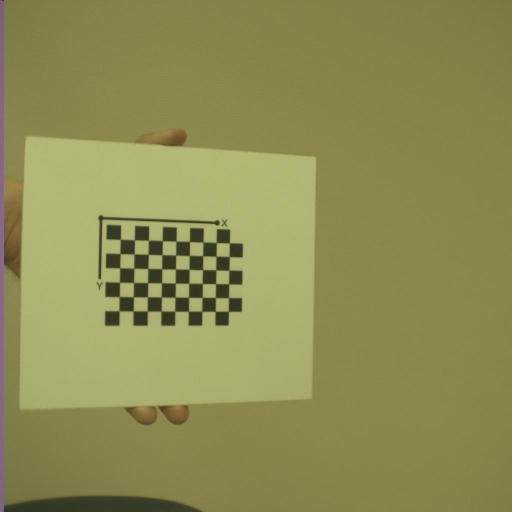
#> input picture CalibrationPictures/Calibratie 1/calibrationLeft/Calibratie 1_L_1.jpg, 1024 x 1024 px (shown at 1/2 size); its folder holds 4 pictures in this run
$ python StereoCalib_ImageRectification.py   (older library calls are emulated)
#> lines starting #> are read from the running program, lines starting #| are printed output that depends on the picture; pictures that were not available may be replaced by others from this repository, and a replacement may not be noted
import cv2
import numpy as np
import glob
import open3d as o3d


CHECKERBOARD = (9, 6)
SQUARE_SIZE = 0.01  # Square size in meters (10 mm)

image_shape = None

images_left = sorted(glob.glob('CalibrationPictures/Calibratie 1/calibrationLeft/*.jpg'))
images_middle = sorted(glob.glob('CalibrationPictures/Calibratie 1/calibrationMiddle/*.jpg'))
images_right = sorted(glob.glob('CalibrationPictures/Calibratie 1/calibrationRight/*.jpg'))

# Criteria for termination of the iterative algorithm. Either after 30 iterations or if the change in result is smaller than 0.001 (required accuracy epsilon)
criteria = (cv2.TERM_CRITERIA_EPS + cv2.TERM_CRITERIA_MAX_ITER, 30, 0.001)

# 3D points in real world space (the chessboard corners in a 3D space)
objp = np.zeros((CHECKERBOARD[0] * CHECKERBOARD[1], 3), np.float32)
objp[:, :2] = np.mgrid[0:CHECKERBOARD[0], 0:CHECKERBOARD[1]].T.reshape(-1, 2) * SQUARE_SIZE  # Scale by square size

objpoints = []
imgpoints_left = []
imgpoints_middle = []
imgpoints_right = []

for img_left, img_middle, img_right in zip(images_left, images_middle, images_right):
    left_img = cv2.imread(img_left)
#> left_img is the input picture: shape (1024, 1024, 3); mean B, G, R 84.9, 140.6, 142.9
    middle_img = cv2.imread(img_middle)
    right_img = cv2.imread(img_right)

    gray_left = cv2.cvtColor(left_img, cv2.COLOR_BGR2GRAY)
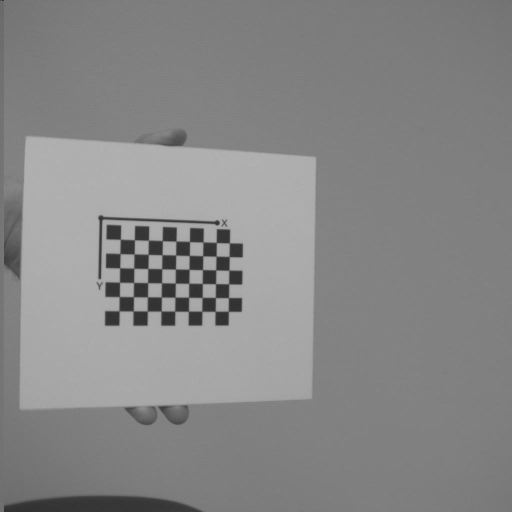
#> gray_left: shape (1024, 1024) (shown at 1/2 size); min 14, max 180, mean 134.9
    gray_middle = cv2.cvtColor(middle_img, cv2.COLOR_BGR2GRAY)
    gray_right = cv2.cvtColor(right_img, cv2.COLOR_BGR2GRAY)

    if image_shape is None:
        image_shape = gray_left.shape[::-1]  # Capture only once, assumed all images are the same size
#> image_shape = (1024, 1024)

    # Find the chessboard corners in each image
    ret_left, corners_left = cv2.findChessboardCorners(gray_left, CHECKERBOARD, None)
#> ret_left = True; corners_left = 54 rows, first 8: [240.8, 478.9], [269, 479.9], [297.3, 480.4], [325.1, 481.7], [352.3, 482.3], [379.4, 483.5], [406.5, 484.2], [432.8, 485.4]
    ret_middle, corners_middle = cv2.findChessboardCorners(gray_middle, CHECKERBOARD, None)
#> ret_middle = True; corners_middle has the same summary as corners_left
    ret_right, corners_right = cv2.findChessboardCorners(gray_right, CHECKERBOARD, None)
#> ret_right = True; corners_right has the same summary as corners_left

    if ret_left and ret_middle and ret_right:
        objpoints.append(objp)

        # Refine the corner positions
        corners_left = cv2.cornerSubPix(gray_left, corners_left, (11, 11), (-1, -1), criteria)
#> corners_left = 54 rows, first 8: [241, 479], [269.1, 480.1], [297.3, 480.7], [325, 481.8], [352.4, 482.6], [379.4, 483.5], [406.5, 484.4], [433, 485.4]
        imgpoints_left.append(corners_left)
        corners_middle = cv2.cornerSubPix(gray_middle, corners_middle, (11, 11), (-1, -1), criteria)
#> corners_middle has the same summary as corners_left
        imgpoints_middle.append(corners_middle)
        corners_right = cv2.cornerSubPix(gray_right, corners_right, (11, 11), (-1, -1), criteria)
#> corners_right has the same summary as corners_left
        imgpoints_right.append(corners_right)

cv2.destroyAllWindows()

# Perform camera calibration for each camera
print("Calibrating Left Camera...")
ret_left, mtx_left, dist_left, rvecs_left, tvecs_left = cv2.calibrateCamera(objpoints, imgpoints_left, image_shape, None, None)
#> ret_left = 0.0885; mtx_left = [[3040.2, 0, 517.5], [0, 2563.8, 585.4], [0, 0, 1]]; dist_left = [[-1.52, 25.87, -0.00323, -0.0111, 0.528]]; rvecs_left = ([0.00303, -0.655, 0.013],); tvecs_left = ([-0.0814, -0.0371, 0.886],)
print("Calibrating Middle Camera...")
ret_middle, mtx_middle, dist_middle, rvecs_middle, tvecs_middle = cv2.calibrateCamera(objpoints, imgpoints_middle, image_shape, None, None)
#> ret_middle = 0.0885; mtx_middle has the same summary as mtx_left; dist_middle = [[-1.52, 25.87, -0.00323, -0.0111, 0.528]]; rvecs_middle = ([0.00303, -0.655, 0.013],); tvecs_middle = ([-0.0814, -0.0371, 0.886],)
print("Calibrating Right Camera...")
ret_right, mtx_right, dist_right, rvecs_right, tvecs_right = cv2.calibrateCamera(objpoints, imgpoints_right, image_shape, None, None)
#> ret_right = 0.0885; mtx_right has the same summary as mtx_left; dist_right = [[-1.52, 25.87, -0.00323, -0.0111, 0.528]]; rvecs_right = ([0.00303, -0.655, 0.013],); tvecs_right = ([-0.0814, -0.0371, 0.886],)

# Stereo Calibration for each pair
flags = cv2.CALIB_FIX_INTRINSIC

# Stereo Calibration between Left and Middle
print("Stereo Calibration between Left and Middle Cameras...")
ret_left_middle, _, _, _, _, R_left_middle, T_left_middle, E_left_middle, F_left_middle = cv2.stereoCalibrate(
    objpoints, imgpoints_left, imgpoints_middle, mtx_left, dist_left, mtx_middle, dist_middle, image_shape, flags=flags)
#> ret_left_middle = 0.0885; R_left_middle = [[1, 7.94e-14, 3.72e-14], [-7.94e-14, 1, 6.97e-15], [-3.72e-14, -6.97e-15, 1]]; T_left_middle = [-4.83e-14, -1.37e-14, 2.39e-13]; E_left_middle = [[1.95e-26, -2.39e-13, -1.37e-14], [2.39e-13, 1.86e-26, 4.83e-14], [1.37e-14, -4.83e-14, 1.74e-28]]; F_left_middle = [[-2.1e-06, 30514121.6, -1.34e+10], [-30514121.6, -2.82e-06, -2.93e+09], [1.34e+10, 2.93e+09, 1]]

# Stereo Calibration between Middle and Right
print("Stereo Calibration between Middle and Right Cameras...")
ret_middle_right, _, _, _, _, R_middle_right, T_middle_right, E_middle_right, F_middle_right = cv2.stereoCalibrate(
    objpoints, imgpoints_middle, imgpoints_right, mtx_middle, dist_middle, mtx_right, dist_right, image_shape, flags=flags)
#> ret_middle_right = 0.0885; R_middle_right has the same summary as R_left_middle; T_middle_right = [-4.83e-14, -1.37e-14, 2.39e-13]; E_middle_right has the same summary as E_left_middle; F_middle_right has the same summary as F_left_middle

# Stereo Calibration between Left and Right
print("Stereo Calibration between Left and Right Cameras...")
ret_left_right, _, _, _, _, R_left_right, T_left_right, E_left_right, F_left_right = cv2.stereoCalibrate(
    objpoints, imgpoints_left, imgpoints_right, mtx_left, dist_left, mtx_right, dist_right, image_shape, flags=flags)
#> ret_left_right = 0.0885; R_left_right has the same summary as R_left_middle; T_left_right = [-4.83e-14, -1.37e-14, 2.39e-13]; E_left_right has the same summary as E_left_middle; F_left_right has the same summary as F_left_middle

# Calculate the baseline between Left and Middle (magnitude of translation vector T_left_middle)
baseline_left_middle = np.linalg.norm(T_left_middle)
#> baseline_left_middle = 2.44e-13
print(f"Baseline (distance between Left and Middle): {baseline_left_middle} meters")
#| Baseline (distance between Left and Middle): 2.4424179423184154e-13 meters

# Calculate the baseline between Middle and Right (magnitude of translation vector T_middle_right)
baseline_middle_right = np.linalg.norm(T_middle_right)
#> baseline_middle_right = 2.44e-13
print(f"Baseline (distance between Middle and Right): {baseline_middle_right} meters")
#| Baseline (distance between Middle and Right): 2.4424179423184154e-13 meters


# Rectify the stereo images (first left and middle)
# Load the pair of stereo images
img_left = cv2.imread('SubjectPictures/subject1/subject1Left/subject1_Left_1.jpg')
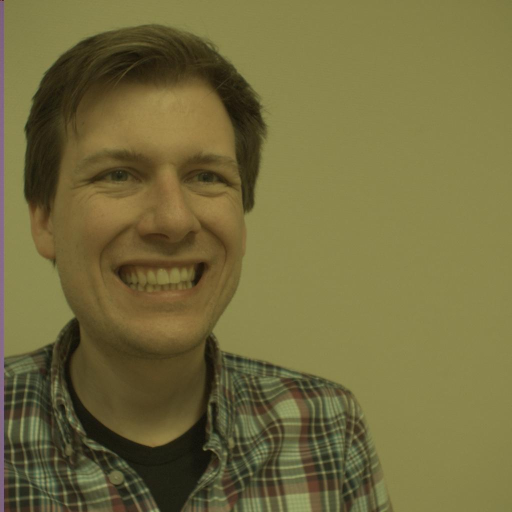
#> input picture SubjectPictures/subject1/subject1Left/subject1_Left_1.jpg, 1024 x 1024 px (shown at 1/2 size)
#> img_left is the input picture: shape (1024, 1024, 3); mean B, G, R 62.1, 107.6, 115.2
img_right = cv2.imread('SubjectPictures/subject1/subject1Middle/subject1_Middle_1.jpg')
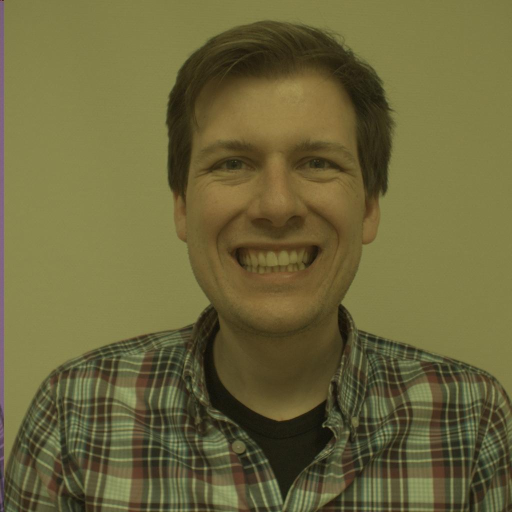
#> input picture SubjectPictures/subject1/subject1Middle/subject1_Middle_1.jpg, 1024 x 1024 px (shown at 1/2 size)
#> img_right is the input picture: shape (1024, 1024, 3); mean B, G, R 59.5, 102, 107.9


# Get the image size (assuming both images are the same size)
image_shape = img_left.shape[:2][::-1]  # (width, height)

# Step 1: Stereo Rectification
# Compute the rectification transforms
R1, R2, P1, P2, Q, validPixROI1, validPixROI2 = cv2.stereoRectify(
    mtx_left, dist_left, mtx_right, dist_right, image_shape, R_left_middle, T_left_middle, flags=cv2.CALIB_ZERO_DISPARITY, alpha=-0.5
)
#> R1 = [[0.198, 0.0561, -0.979], [-0.0561, 0.997, 0.0458], [0.979, 0.0458, 0.2]]; R2 has the same summary as R1; P1 = [[2563.8, 0, 40788.3, 0], [0, 2563.8, 552.7, 0], [0, 0, 1, 0]]; P2 = [[2563.8, 0, 40788.3, -6.26e-10], [0, 2563.8, 552.7, 0], [0, 0, 1, 0]]; Q = [[1, 0, 0, -40788.3], [0, 1, 0, -552.7], [0, 0, 0, 2563.8], [0, 0, 4.09e+12, 0]]; validPixROI1 = (0, 0, 1024, 1024); validPixROI2 = (0, 0, 1024, 1024)

# Step 2: Compute Rectification Maps
# Compute the rectification maps for each camera
map1_left, map2_left = cv2.initUndistortRectifyMap(mtx_left, dist_left, R1, P1, image_shape, cv2.CV_16SC2)
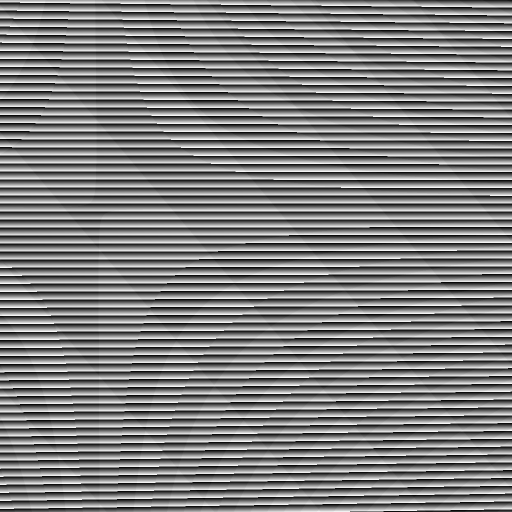
#> map2_left: shape (1024, 1024) uint16 (shown at 1/2 size); min 0, max 1023, mean 511.7; drawn with min black and max white
map1_right, map2_right = cv2.initUndistortRectifyMap(mtx_right, dist_right, R2, P2, image_shape, cv2.CV_16SC2)

# Step 3: Apply Rectification Maps
# Remap the images to their rectified versions
rectified_left = cv2.remap(img_left, map1_left, map2_left, cv2.INTER_LINEAR)
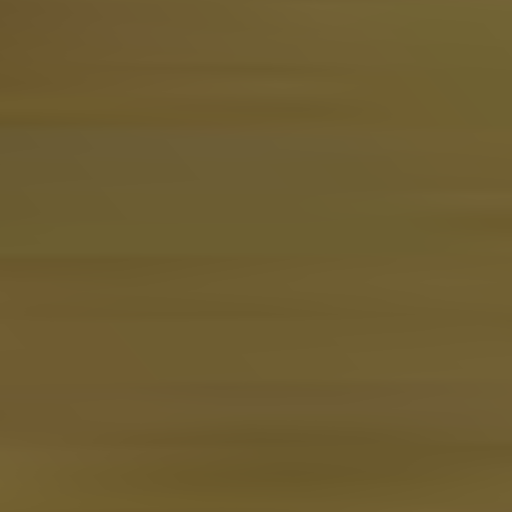
#> rectified_left: shape (1024, 1024, 3) (shown at 1/2 size); mean B, G, R 48.9, 92.5, 109.4
rectified_middle = cv2.remap(img_right, map1_right, map2_right, cv2.INTER_LINEAR)
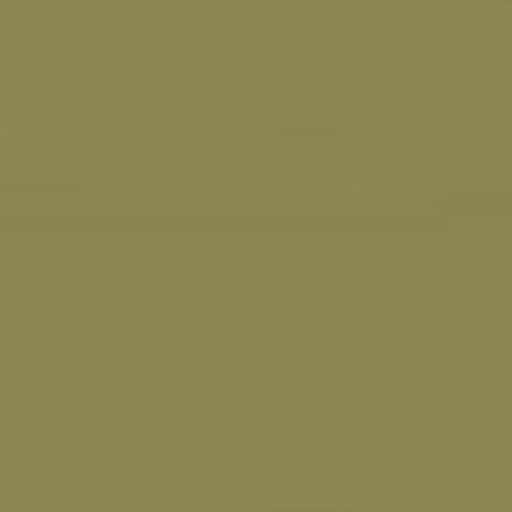
#> rectified_middle: shape (1024, 1024, 3) (shown at 1/2 size); mean B, G, R 78.9, 135.9, 137.9

# Step 4: Display the Rectified Images
# Display them side by side to see if the rows are aligned
cv2.imshow('Rectified Left', rectified_left)
cv2.imshow('Rectified M', rectified_middle)
cv2.waitKey(0)
cv2.destroyAllWindows()

# Save the rectified images for further processing
cv2.imwrite('rectified_left.jpg', rectified_left)
cv2.imwrite('rectified_middle.jpg', rectified_middle)
# Save the stereo calibration parameters
np.savez('stereo_calibration_dataLM.npz', mtx_left=mtx_left, dist_left=dist_left,
         mtx_right=mtx_right, dist_right=dist_right, R=R_left_middle, T=T_left_middle, Q=Q)
